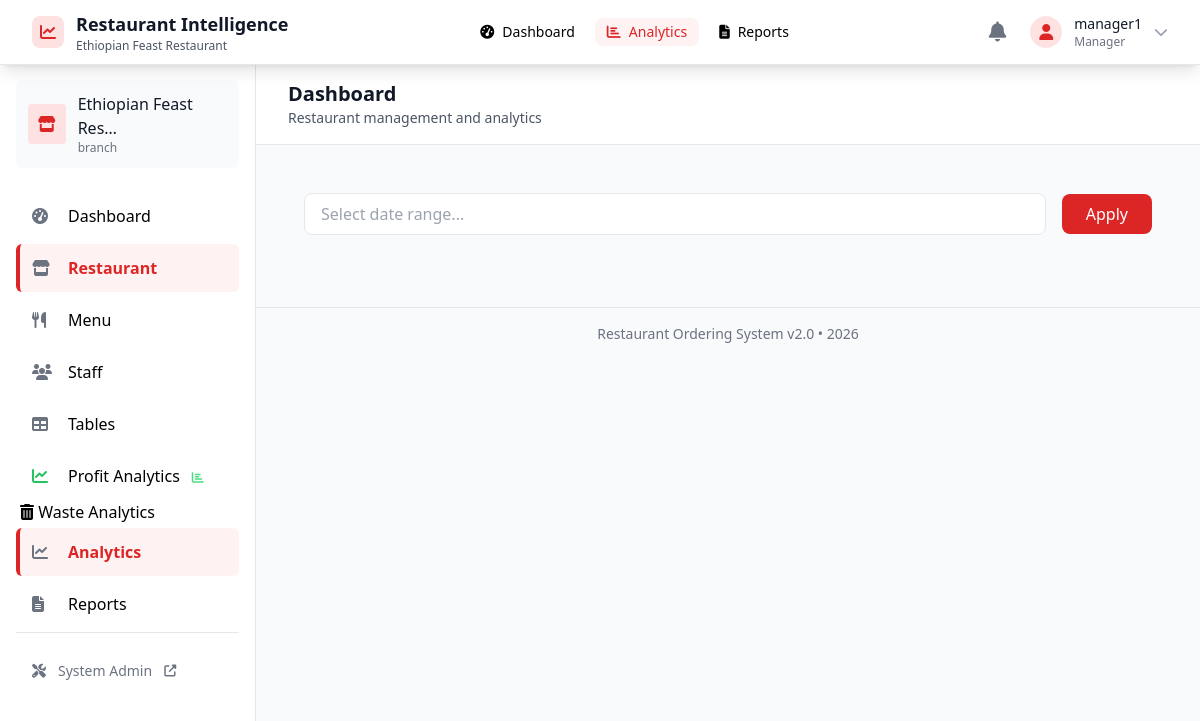
The page /restaurant-admin/analytics/ (signed in) on the database its author committed.
### restaurants/models.py (models this page shows, shortened)
class Restaurant(models.Model):
    name = models.CharField(max_length=255)
    description = models.TextField(blank=True)
    logo = models.ImageField(
        upload_to='restaurant_logos/', blank=True, null=True)
    address = models.TextField(blank=True)
    phone = models.CharField(max_length=20, blank=True)
    email = models.EmailField(blank=True)
    config_json = models.JSONField(default=dict, blank=True)
    is_active = models.BooleanField(default=True)
    created_at = models.DateTimeField(auto_now_add=True)
    updated_at = models.DateTimeField(auto_now=True)
    class Meta:
        ordering = ['name']

### accounts/models.py (models this page shows, shortened)
class CustomUser(AbstractUser):
    ROLE_CHOICES = [
        ('admin', 'Admin'),
        ('manager', 'Manager'),
        ('chef', 'Chef'),
        ('waiter', 'Waiter'),
        ('cashier', 'Cashier'),
    ]
    role = models.CharField(
        max_length=20, choices=ROLE_CHOICES, default='waiter')
    restaurant = models.ForeignKey(
        Restaurant,
        on_delete=models.SET_NULL,
        null=True,
        blank=True,
        related_name='staff'
    )
    branch = models.ForeignKey(
        Branch,
        on_delete=models.SET_NULL,
        null=True,
        blank=True,
        related_name='staff'
    )
    phone = models.CharField(max_length=20, blank=True)
    profile_image = models.ImageField(
        upload_to='profiles/', blank=True, null=True)
    is_active = models.BooleanField(default=True)
    created_at = models.DateTimeField(auto_now_add=True)
    updated_at = models.DateTimeField(auto_now=True)
    class Meta:
        ordering = ['-created_at']

### admin_panel/views.py (the view)
# urls.py: path('analytics/', views.admin_analytics, name='admin-analytics'),
@login_required
def admin_analytics(request):
    user = request.user
    if user.role not in ['admin', 'manager']:
        return redirect('waiter-dashboard')
    restaurant = None
    if user.restaurant:
        restaurant = user.restaurant
    elif user.role == 'admin':
        restaurant = Restaurant.objects.first()
    today = timezone.now().date()
    last_week = today - timedelta(days=7)
    last_month = today - timedelta(days=30)
    daily_sales = []
    if restaurant:
        for i in range(7):
            date = today - timedelta(days=i)
            orders = Order.objects.filter(
                table__branch__restaurant=restaurant,
                placed_at__date=date
            )
            total = orders.aggregate(Sum('total_amount'))[
                'total_amount__sum'] or 0
            daily_sales.append({
                'date': date,
                'total': float(total),
                'orders': orders.count()
            })
    daily_sales.reverse()  # Oldest to newest
    context = {
        'user': user,
        'restaurant': restaurant,
        'daily_sales': daily_sales,
        'today': today,
        'last_week': last_week,
        'last_month': last_month,
        'user_role': user.role,
    }
    return render(request, 'admin_panel/analytics.html', context)

### admin_panel/templates/admin_panel/analytics.html (shortened to what this page needs)
{% extends "admin_panel/admin_base.html" %}
{% load static %}
{% block extra_head %}
<link rel="stylesheet" href="https://cdn.jsdelivr.net/npm/flatpickr/dist/flatpickr.min.css">
{% endblock %}
{% block content %}
<div class="container mx-auto px-4 py-6">
    <div class="mb-6">
        <div class="flex items-center space-x-4">
            <div class="flex-1">
                <input type="text" id="date-range"
                       class="w-full px-4 py-2 border rounded-lg focus:ring-2 focus:ring-red-500 focus:border-transparent"
                       placeholder="Select date range...">
            </div>
            <button onclick="applyDateRange()"
                    class="bg-red-600 text-white px-6 py-2 rounded-lg hover:bg-red-700 transition">
                Apply
            </button>
        </div>
    </div>
</div>
{% endblock %}

### admin_panel/templates/admin_panel/admin_base.html (shortened to what this page needs)
{% load static %}
<!DOCTYPE html>
<html lang="en" class="h-full">
<head>
    <script src="https://cdn.tailwindcss.com"></script>
    <link rel="stylesheet" href="https://cdnjs.cloudflare.com/ajax/libs/font-awesome/6.4.0/css/all.min.css">
    {% block extra_head %}{% endblock %}
</head>
<body class="bg-gray-50 h-full">
    <nav class="bg-white shadow-lg border-b border-gray-200 fixed top-0 left-0 right-0 z-30">
        <div class="px-4 sm:px-6 lg:px-8">
            <div class="flex justify-between h-16">
                <div class="flex items-center">
                    <div class="flex items-center ml-2 lg:ml-0">
                        <div class="w-8 h-8 bg-red-100 rounded-lg flex items-center justify-center">
                            <i class="fas fa-chart-line text-red-600"></i>
                        </div>
                        <div class="ml-3">
                            <h1 class="text-lg font-bold text-gray-900">Restaurant Intelligence</h1>
                            {% if restaurant %}
                            <p class="text-xs text-gray-600">{{ restaurant.name }}</p>
                            {% endif %}
                        </div>
                    </div>
                </div>
                <div class="hidden lg:flex items-center space-x-4">
                    <div class="flex items-center space-x-2">
                        <button onclick="window.location.href='/restaurant-admin/dashboard/'"
                                class="px-3 py-1 text-sm font-medium rounded-lg hover:bg-gray-100 {% if request.path == '/restaurant-admin/dashboard/' %}bg-red-50 text-red-600{% endif %}">
                            <i class="fas fa-tachometer-alt mr-2"></i>Dashboard
                        </button>
                        <button onclick="window.location.href='/restaurant-admin/analytics/'"
                                class="px-3 py-1 text-sm font-medium rounded-lg hover:bg-gray-100 {% if 'analytics' in request.path %}bg-red-50 text-red-600{% endif %}">
                            <i class="fas fa-chart-bar mr-2"></i>Analytics
                        </button>
                        <button onclick="window.location.href='/restaurant-admin/reports/'"
                                class="px-3 py-1 text-sm font-medium rounded-lg hover:bg-gray-100 {% if 'reports' in request.path %}bg-red-50 text-red-600{% endif %}">
                            <i class="fas fa-file-alt mr-2"></i>Reports
                        </button>
                    </div>
                </div>
                <div class="flex items-center space-x-4">
                    <div class="relative">
                        <button id="notifications-btn" class="p-2 text-gray-500 hover:text-gray-700 hover:bg-gray-100 rounded-full relative">
                            <i class="fas fa-bell text-xl"></i>
                        </button>
                    </div>
                    <div class="relative" id="user-menu-container">
                        <button id="user-menu-btn" class="flex items-center space-x-3 focus:outline-none">
                            <div class="w-8 h-8 bg-red-100 rounded-full flex items-center justify-center">
                                <i class="fas fa-user text-red-600"></i>
                            </div>
                            <div class="hidden lg:block text-left">
                                <div class="text-sm font-medium text-gray-900">{{ user.get_full_name|default:user.username }}</div>
                                <div class="text-xs text-gray-500">{{ user.get_role_display|default:user.role|title }}</div>
                            </div>
                            <i class="fas fa-chevron-down text-gray-400 text-sm"></i>
                        </button>
                    </div>
                </div>
            </div>
        </div>
    </nav>
    <div class="pt-16 flex h-full">
        <aside id="sidebar-desktop" class="hidden lg:block w-64 bg-white border-r border-gray-200 fixed left-0 top-16 bottom-0 overflow-y-auto custom-scrollbar z-20">
            <div class="p-4">
                {% include "admin_panel/components/sidebar_nav.html" %}
            </div>
        </aside>
        <main class="flex-1 lg:ml-64">
            {% block page_header %}
            <div class="px-4 sm:px-6 lg:px-8 py-4 border-b border-gray-200 bg-white">
                <div class="flex items-center justify-between">
                    <div>
                        <h2 class="text-xl font-bold text-gray-900">{% block page_title %}Dashboard{% endblock %}</h2>
                        <p class="text-sm text-gray-600">{% block page_subtitle %}Restaurant management and analytics{% endblock %}</p>
                    </div>
                </div>
            </div>
            {% endblock %}
            <div class="px-4 sm:px-6 lg:px-8 py-6">
                {% block content %}{% endblock %}
            </div>
            {% block footer %}
            <div class="px-4 sm:px-6 lg:px-8 py-4 border-t border-gray-200 bg-gray-50">
                <div class="text-center text-sm text-gray-500">
                    <p>Restaurant Ordering System v2.0 • {% now "Y" %}</p>
                </div>
            </div>
            {% endblock %}
        </main>
    </div>
</body>
</html>

### admin_panel/templates/admin_panel/components/sidebar_nav.html
{% load static %}
{% if restaurant %}
<div class="mb-6 p-3 bg-gray-50 rounded-lg">
    <div class="flex items-center">
        {% if restaurant.logo %}
        <img src="{{ restaurant.logo.url }}" alt="{{ restaurant.name }}" class="w-10 h-10 rounded mr-3">
        {% else %}
        <div class="w-10 h-10 bg-red-100 rounded mr-3 flex items-center justify-center">
            <i class="fas fa-store text-red-600"></i>
        </div>
        {% endif %}
        <div>
            <h3 class="font-medium text-gray-900">{{ restaurant.name|truncatechars:20 }}</h3>
            <p class="text-xs text-gray-500">{{ restaurant.branch_set.count }} branch{{ restaurant.branch_set.count|pluralize:"es" }}</p>
        </div>
    </div>
</div>
{% endif %}
<nav class="space-y-1">
    <a href="{% url 'admin-dashboard' %}"
       class="sidebar-link flex items-center space-x-3 p-3 {% if request.path == '/restaurant-admin/dashboard/' %}active{% endif %}">
        <i class="fas fa-tachometer-alt text-gray-500 w-6"></i>
        <span>Dashboard</span>
    </a>
    <a href="{% url 'admin-restaurant' %}"
       class="sidebar-link flex items-center space-x-3 p-3 {% if 'restaurant' in request.path %}active{% endif %}">
        <i class="fas fa-store text-gray-500 w-6"></i>
        <span>Restaurant</span>
    </a>
    <a href="{% url 'admin-menu' %}"
       class="sidebar-link flex items-center space-x-3 p-3 {% if 'menu' in request.path %}active{% endif %}">
        <i class="fas fa-utensils text-gray-500 w-6"></i>
        <span>Menu</span>
    </a>
    <a href="{% url 'admin-staff' %}"
       class="sidebar-link flex items-center space-x-3 p-3 {% if 'staff' in request.path %}active{% endif %}">
        <i class="fas fa-users text-gray-500 w-6"></i>
        <span>Staff</span>
    </a>
    <a href="{% url 'admin-tables' %}"
       class="sidebar-link flex items-center space-x-3 p-3 {% if 'tables' in request.path %}active{% endif %}">
        <i class="fas fa-table text-gray-500 w-6"></i>
        <span>Tables</span>
    </a>
    <a href="{% url 'profit-dashboard' %}"
       class="sidebar-link flex items-center space-x-3 p-3 {% if 'profit-dashboard' in request.path %}active{% endif %}">
        <i class="fas fa-chart-line text-green-500 w-6"></i>
        <span>Profit Analytics</span>
        <span class="ml-auto">
            <i class="fas fa-chart-bar text-xs text-green-400"></i>
        </span>
    </a>
    <a href="{% url 'waste-dashboard' %}" class="sidebar-link">
    <i class="fas fa-trash-alt"></i> Waste Analytics
    </a>
    <a href="{% url 'admin-analytics' %}"
       class="sidebar-link flex items-center space-x-3 p-3 {% if 'analytics' in request.path %}active{% endif %}">
        <i class="fas fa-chart-line text-gray-500 w-6"></i>
        <span>Analytics</span>
    </a>
    <a href="{% url 'admin-reports' %}"
       class="sidebar-link flex items-center space-x-3 p-3 {% if 'reports' in request.path %}active{% endif %}">
        <i class="fas fa-file-alt text-gray-500 w-6"></i>
        <span>Reports</span>
    </a>
    <div class="pt-4 mt-4 border-t border-gray-200">
        <a href="/admin/" target="_blank"
           class="sidebar-link flex items-center space-x-3 p-3 text-sm text-gray-500 hover:text-gray-700">
            <i class="fas fa-tools"></i>
            <span>System Admin</span>
            <i class="fas fa-external-link-alt text-xs ml-auto"></i>
        </a>
    </div>
</nav>

### admin_panel/templates/admin_panel/admin_base.html (style rules this page uses)
:root { --primary-color: #dc2626; --primary-light: #fef2f2; --secondary-color: #3b82f6; --success-color: #10b981; --warning-color: #f59e0b; --danger-color: #ef4444; }
.sidebar-link { transition: all 0.2s; border-left: 4px solid transparent; border-radius: 0.375rem; }
.sidebar-link.active { background-color: var(--primary-light); color: var(--primary-color); border-left-color: var(--primary-color); font-weight: 600; }

### rows shown on the page
Restaurant: name "Ethiopian Feast Restaurant", name "Ethiopian Feast Res…"
CustomUser: get_full_name "manager1", role "Manager"
